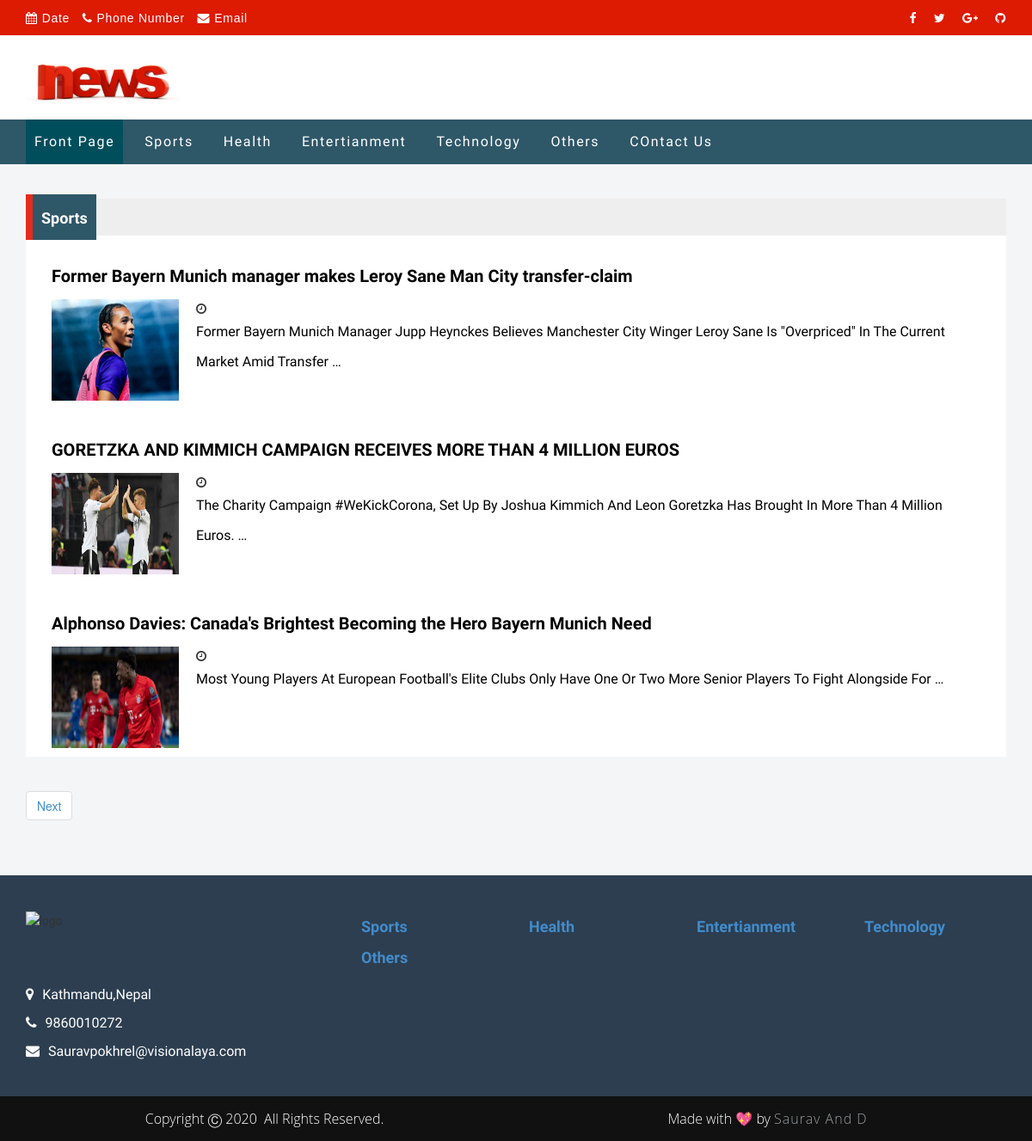
The page /category/sports on the database as committed earlier.
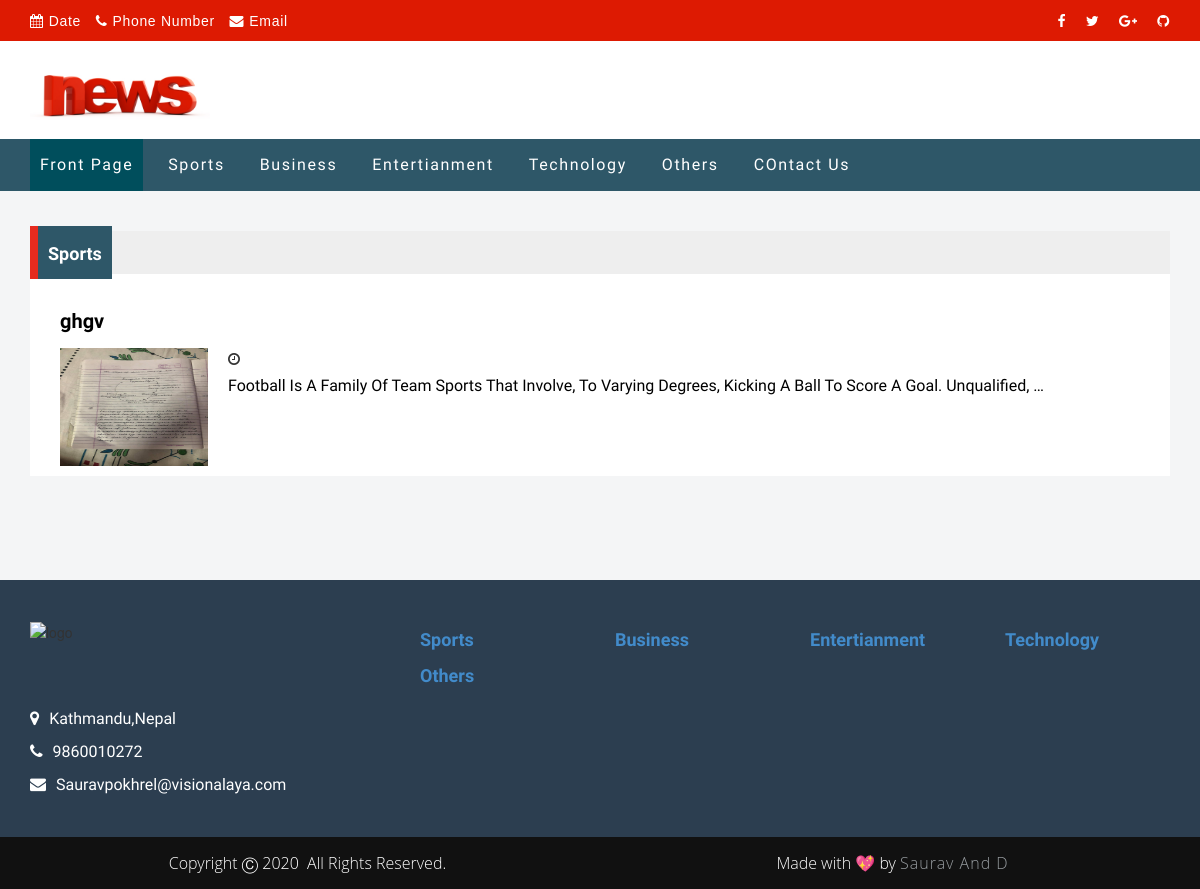
The same page on the database as committed later.
### newsportal/models.py (models this page shows, shortened)
class Category(Cat):
    objects = CategoryManager()
    def __str__(self):
        return self.title
    class Meta:
        db_table = 'category'

class News(models.Model):
    title = models.CharField(max_length=100)
    slug = models.CharField(max_length=100, unique=True)
    rank = models.IntegerField(default=1)
    status = models.BooleanField(default=True)
    image = models.ImageField(upload_to='news/', null=True, blank=True)
    image_title = models.CharField(max_length=100)
    view_count = models.IntegerField(default=0, null=True, blank=True)
    main_news = models.BooleanField(default=True)
    slider_key = models.BooleanField(default=True)
    category = models.ForeignKey(Category, on_delete=models.PROTECT)
    description = models.TextField(null=True, blank=True)
    created_date = models.DateTimeField(auto_now=True)
    updated_date = models.DateTimeField(auto_now=True)
    created_by = models.CharField(max_length=100)
    updated_by = models.CharField(max_length=100)
    class Meta:
        db_table = 'news'

### portal/views.py (the view)
# urls.py: path('category/<slug>', views.category, name='category'),
def category(request,slug):
    menus = Category.objects.filter(status=1)
    cat = Category.objects.get(slug=slug)
    news_as_per_category = News.objects.filter(category_id=cat.id, status=1)
    paginator = Paginator(news_as_per_category, 3)
    try:
        page = int(request.GET.get('page'))
    except:
        page = 1
    try:
        posts = paginator.page(page)
    except(EmptyPage, InvalidPage):
        posts = paginator.page(paginator.num_pages)
    context = {
        'menus': menus,
        'news':news_as_per_category,
        'cat':cat,
        'posts':posts,
    }
    return render(request,'frontend/website/list.html',context)

### templates/frontend/website/list.html (shortened to what this page needs)
{% extends 'frontend/website/master/master.html' %}
{% block content %}
<div class="fl-list-page-wrapper">
    <div class="container">
        <div class="row">
            <div class="col-md-12">
                <div class="list-page-container">
                    <header class="news-header">
                        <h2>
                            <span>
                                <a href="#">{{cat}}</a>
                            </span>
                        </h2>
                    </header>
                            {% for n in posts %}
                    <div class="news-content">
                        <header>
                            <a href="{% url 'news' n.slug %}"><h1>{{n.title}}</h1></a>
                        </header>
                       <figure>
                        {% if n.image %}
                            <img src="{{MEDIA_URL}}{{n.image.url}}" alt="image">
                        {% else %}
                            NO image
                        {% endif %}
                        </figure>
                        <time><i class="fa fa-clock-o">{{n.publish_date}}</i>
                                    </time>
                        <p>{{n.description | truncatewords:20}}</p>
                        <div class="clearfix"></div>
                    </div>
                    {% endfor %}
                </div>
                        <nav aria-label="Page navigation">
                            <ul class="pagination justify-content-center">
                                 {% if posts.has_next %}
                                <li class="page-item"><a class="page-link" href="?page={{posts.next_page_number}}">Next</a></li>
                                {% endif %}
                            </ul>
                        </nav>
            </div>
        </div>
    </div>
</div>
{% endblock %}

### templates/frontend/website/master/master.html (shortened to what the changed rows need)
<!DOCTYPE html>
{% load static %}
<html lang="en-US">
<head>
    <link href="{% static 'frontend/css/bootstrap.min.css' %}" rel="stylesheet" type="text/css">
    <link href="{% static 'frontend/css/font-awesome.css' %}" rel="stylesheet" type="text/css">
    <link href="{% static 'frontend/css/owl.carousel.min.css' %}" rel="stylesheet" type="text/css"/>
    <link href="{% static 'frontend/css/style.css' %}" rel="stylesheet" type="text/css"/>
</head>
<body>
<nav class="navbar navbar-default" data-spy="affix(delete-this)" data-offset-top="100">
    <div class="container">
        <div class="row">
            <div class="fl-nav-menu">
                <div class="col-md-12 col-sm-12">
                    <div class="fl-menu-content collapse navbar-collapse " id="bs-example-navbar-collapse-1">
                        <ul class="nav navbar-nav active">
                            {% for menu in menus %}
                            <li><a href="{% url 'category' menu.slug %}">{{menu.title}}</a></li>
                            {% endfor %}
                        </ul>
                    </div>
                </div>
            </div>
        </div>
    </div>
</nav>
            {% block content %}{% endblock %}
<footer class="fl-footer-wrapper">
    <div class="container">
        <div class="row">
             {% for menu in menus %}
                <div class="col-md-2 col-sm-4">
                    <div class="footer-news">
                        <h2><a href="{% url 'category' menu.slug %}">{{menu.title}}</a></h2>
                    </div>
                </div>
            {% endfor %}
        </div>
    </div>
</footer>
    </body>
</html>

Rows that differ between the two databases and show on the page:
removed Category: title "Health"
removed News: title "Former Bayern Munich manager makes Leroy Sane Man City transfer-claim", image (picture), description "Former Bayern Munich Manager Jupp Heynckes Believes Manchester City Winger Leroy Sane Is \"overpriced\" In The Current Market Amid Transfer …"
removed News: title "GORETZKA AND KIMMICH CAMPAIGN RECEIVES MORE THAN 4 MILLION EUROS", image (picture), description "The Charity Campaign #WeKickCorona, Set Up By Joshua Kimmich And Leon Goretzka Has Brought In More Than 4 Million Euros. …"
removed News: title "Alphonso Davies: Canada's Brightest Becoming the Hero Bayern Munich Need", image (picture), description "Most Young Players At European Football's Elite Clubs Only Have One Or Two More Senior Players To Fight Alongside For …"
added Category: title "Business"
added News: title "ghgv", image (picture), description "Football Is A Family Of Team Sports That Involve, To Varying Degrees, Kicking A Ball To Score A Goal. Unqualified, …"
Other text that changed with them:
text no longer shown: "Next"
